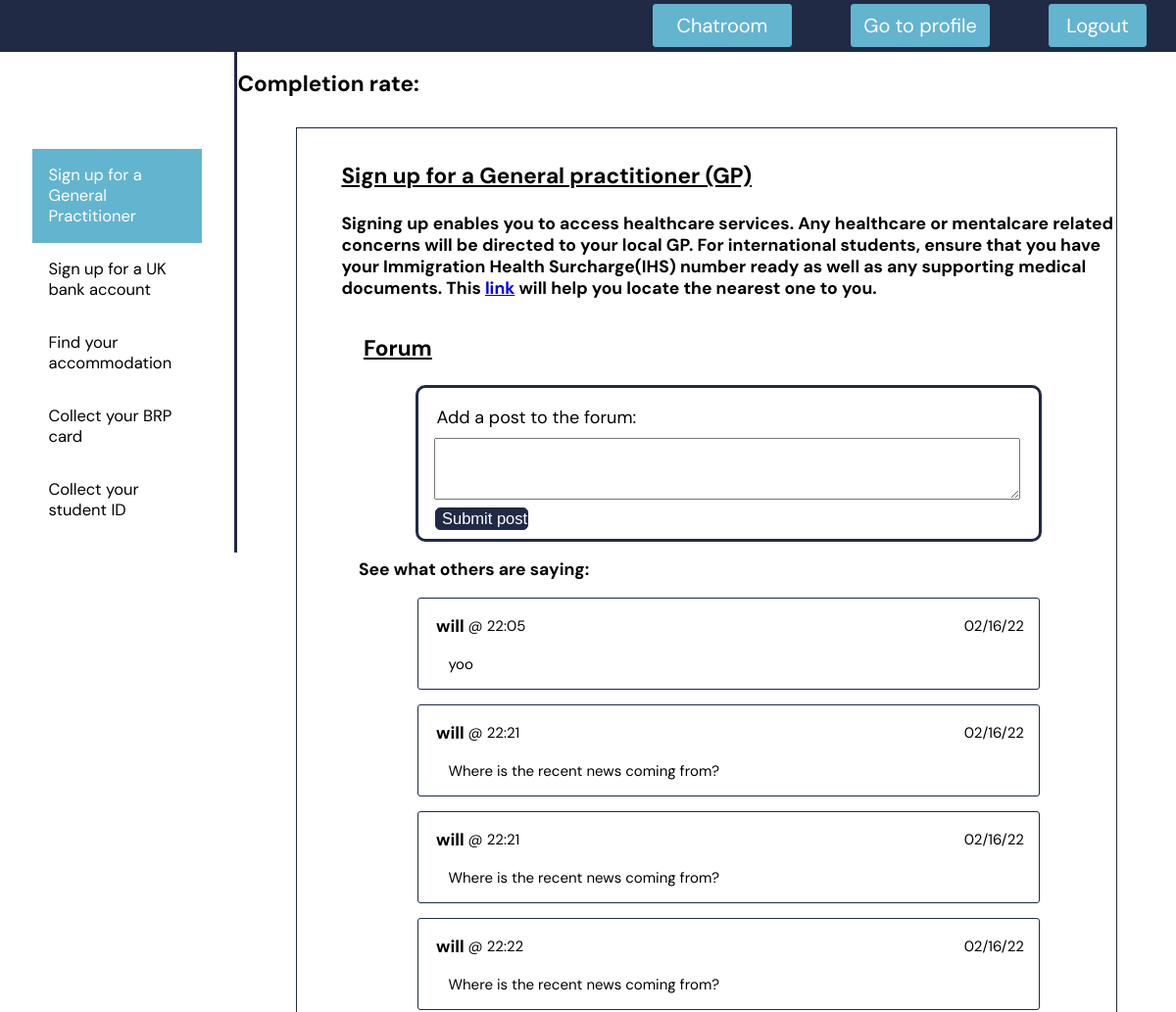
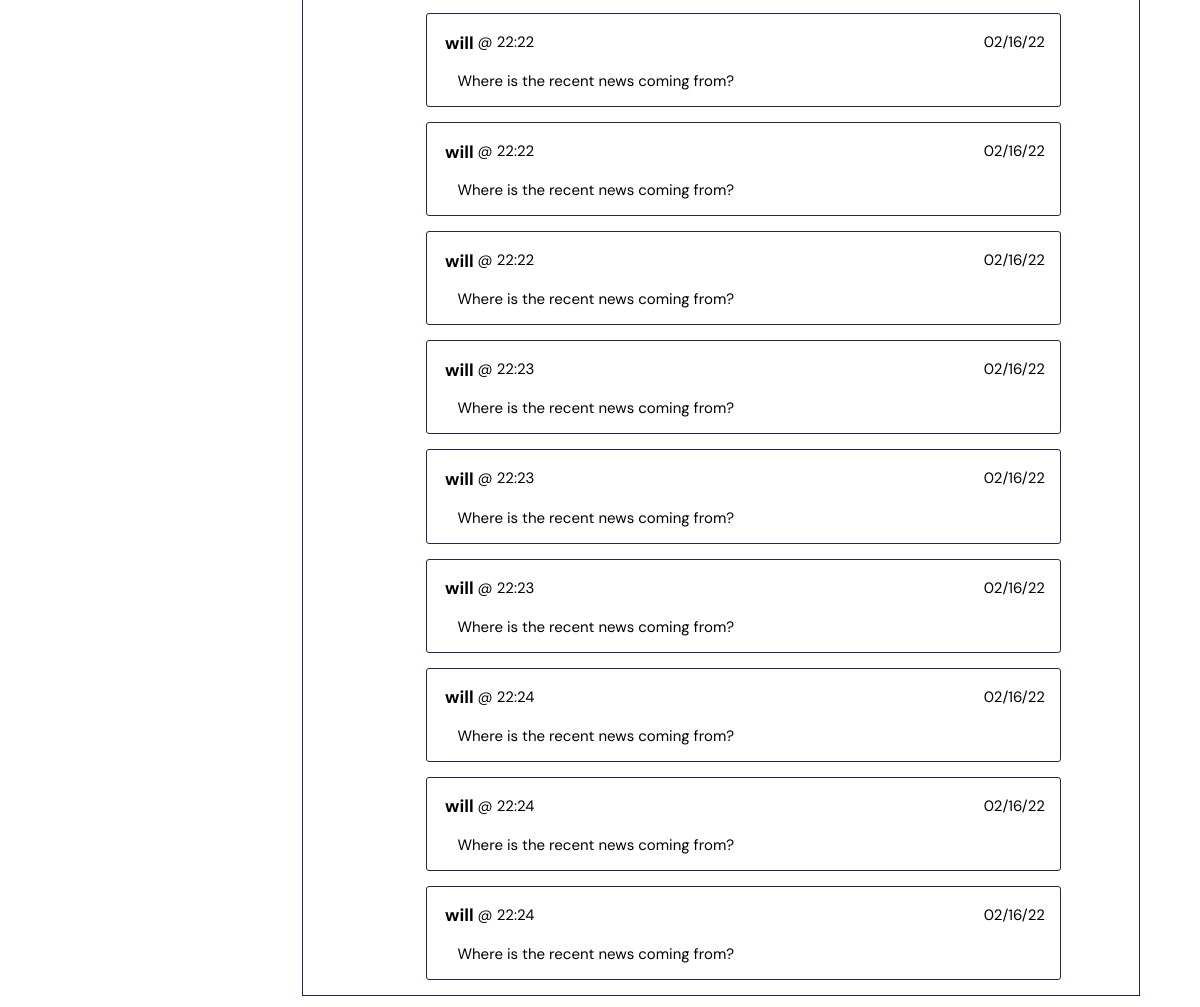
Page /homepage.php on the earlier database version (2 pictures, top to bottom).
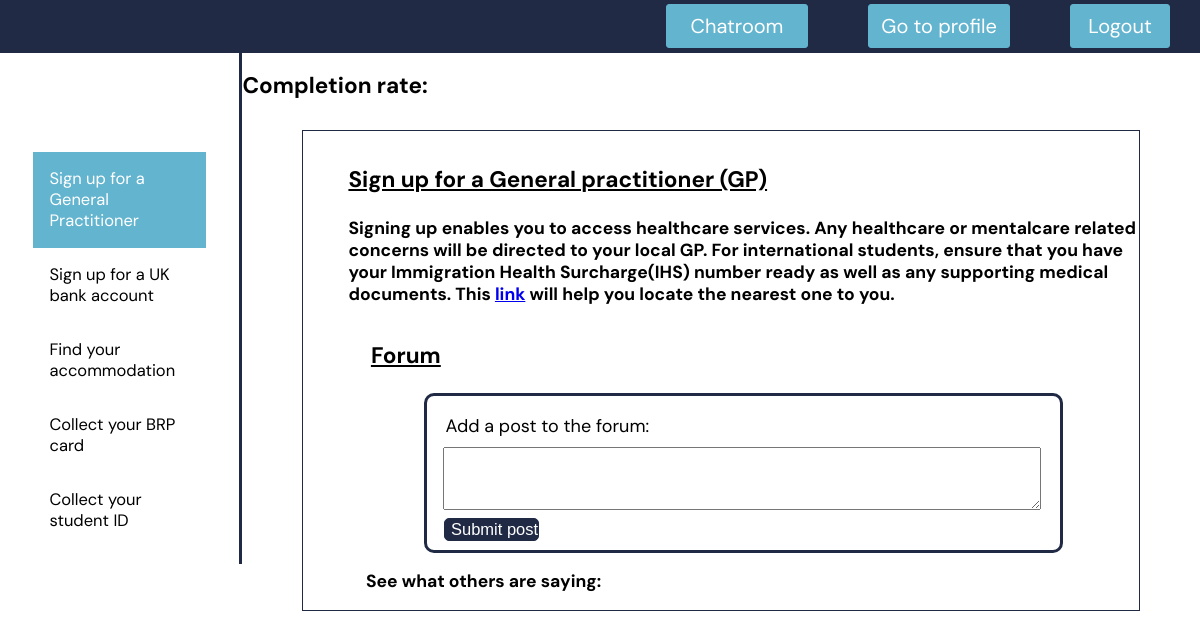
Same page on the later database version.
### tables this page shows
CREATE TABLE `chat_log` (
  `chat_id` int NOT NULL,
  `user_id` int NOT NULL,
  `category` varchar(50) NOT NULL,
  `username` varchar(50) NOT NULL,
  `log_date` datetime NOT NULL DEFAULT CURRENT_TIMESTAMP,
  `text_content` varchar(1023) DEFAULT NULL,
  `reply_to` int DEFAULT NULL
);

### homepage.php (the view, shortened to what this page needs)
<?php
require("config.php");
function get_forum($category) {
	global $host, $username_db, $password, $db_name;
	$pdo_get_forum = new PDO("mysql:host=$host;dbname=" . $db_name . "", $username_db, $password);
	$pdo_get_forum->setAttribute(PDO::ATTR_ERRMODE, PDO::ERRMODE_WARNING);
	$sql_get_forum = "SELECT username, log_date, text_content FROM chat_log WHERE category = :category";
	$stmt_get_forum = $pdo_get_forum->prepare($sql_get_forum);
	$stmt_get_forum->execute(['category' => $category]);
	$stmt_get_forum->setFetchMode(PDO::FETCH_ASSOC);
	$data = $stmt_get_forum->fetchAll();
	$forum_posts = "";
	foreach ($data as $row) {
		$username_from_db = $row["username"];
		$log_date_from_db = $row["log_date"];
		$text_content_from_db = $row["text_content"];
		$log_time = substr($log_date_from_db, 11, 5);
		$log_date = substr($log_date_from_db, 5, 2) ."/". substr($log_date_from_db, 8, 2) ."/". substr($log_date_from_db, 2, 2);
		$html_forum_box = "
		<div class='forum_box'>
			<div class='forum_box_details'>
				<h3>$username_from_db</h3>
				<p>&nbsp@ $log_time</p>
				<p class='date'>$log_date</p>
			</div>
			<p class='text_content'>$text_content_from_db</p>
		</div>";
		$forum_posts .= $html_forum_box;
	}
	return $forum_posts;
}
?>
<!DOCTYPE html>
<html lang="en">
<head>
	<link rel="stylesheet" type="text/css" href="styling/styling.css">
</head>
<body onload="open_content('gp_signup');">
	<div id="main">
		<div id="navbar">
			<form method="post" id="logout_form">
				<input id="logout_button" type="submit" name="logout_button" value="Logout">
			</form>
			<a id="profile_page_link" href="profile_page.php">Go to profile</a>
			<a id="chat_room_link" href="chat_room.php">Chatroom</a>
		</div>
		<div id="main_content" class="main_home">
			<div id="navigation_pane">
				<ul>
					<li id="gp_signup" style="margin-top: 6em;">
						<a onclick="open_content('gp_signup')">
							Sign up for a General Practitioner
						</a>
					</li>
					<li id="bank_signup">
						<a onclick="open_content('bank_signup')">
							Sign up for a UK bank account
						</a>
					</li>
					<li id="find_accommodation">
						<a onclick="open_content('find_accommodation')">
							Find your accommodation
						</a>
					</li>
					<li id="BRP_card_collection">
						<a onclick="open_content('BRP_card_collection')">
							Collect your BRP card
						</a>
					</li>
					<li id="student_id">
						<a onclick="open_content('student_id')">
							Collect your student ID
						</a>
					</li>
				</ul>
			</div>
			<div id="current_content">
				<div id="completion_section">
					<h2>Completion rate:</h2>
				</div>
				<div id="gp_signup_content" class="info" style="display:none;">
					<h2>Sign up for a General practitioner (GP)</h2>
					<h3>Signing up enables you to access healthcare services. Any healthcare or mentalcare related concerns will be directed to your local GP.  For international students, ensure that you have your Immigration Health Surcharge(IHS) number ready as well as any supporting medical documents. This <a href="https://www.nhs.uk/service-search/find-a-gp">link</a> will help you locate the nearest one to you.</h3>
					<div id="gp_forum" class="forum">
						<h2>Forum</h2>
						<form method="post">
							<label for="text_box">Add a post to the forum:</label>
							<textarea name="text_box" type="text" id="text_box"></textarea>
							<input type="submit" name="add_forum_post_gp" value="Submit post">
						</form>
						<h3 class="forum_h3">See what others are saying:</h3>
						<div class="forum_section">
							<?php
							echo get_forum("gp");
							?>
						</div>
					</div>
				</div>
			</div>
		</div>
	</div>
</body>
</html>

### styling/styling.css (style rules this page uses)
:root { --grey: #343434; --dark_blue: #202A45; --light_blue: #63B4CF; --white: #FFFFFF; }
body { font-family: "DM Sans", sans-serif; font-size: 15px; margin: 0px; }
#navbar { position: sticky; top: 0px; left: 0px; width: 100%; height: 3.5em; background-color: var(--dark_blue); z-index: 1; }
#navbar #login_button, #navbar #logout_button, #homepage_link, #profile_page_link, #chat_room_link { position: relative; float: right; margin: 0.2em 1.5em; width: 5em; height: 80%; font-family: "DM Sans", sans-serif; font-size: 20px; background-color: var(--light_blue); color: white; border: 1px solid var(--light_blue); border-radius: 3px; cursor: pointer; }
#navbar #logout_button { height: 2.2em; }
#profile_page_link { display: inline-flex; align-items: center; justify-content: space-around; text-decoration: none; width: 7em; }
#main_content { margin: 0em; }
.main_home { display: flex; flex-direction: row; }
#navigation_pane { position: sticky; width: 20%; height: 100%; border-right: 3px solid var(--dark_blue); font-size: 1.1em; }
#navigation_pane ul { position: relative; margin-top: 0em; list-style: none; padding-left: 0em; }
#navigation_pane li { margin: 0em 2em; padding: 1em; }
#navigation_pane ul li a { cursor: pointer; }
#current_content { width: 80%; }
#current_content .info { padding-left: 3em; }
#current_content .info h2 { padding-bottom: 0.2em; text-decoration: underline; }
.info { margin: 2em 4em 4em 4em; padding: 1em 0em 0em 0em; border: 0.1em solid var(--dark_blue); }
.forum { display: flex; flex-direction: column; }
.forum h2 { margin-left: 1em; text-decoration: none; }
.forum form { border: 3px solid var(--dark_blue); border-radius: 10px; width: 80%; display: flex; flex-direction: column; margin-left: auto; margin-right: auto; }
.forum form label { font-size: 1.2em; margin: 1em 1em 0.5em 1em; }
.forum form textarea { width: 90%; margin: 0em 1.2em; padding: 1em; font-family: "DM Sans", sans-serif; }
.forum form input[type=submit] { width: 15%; margin: 0.5em 1em; font-size: 1.1em; background-color: var(--dark_blue); border: 1px solid var(--dark_blue); border-radius: 5px; color: white; }
.forum_h3 { float: left; margin-left: 1em; }
#chat_room_link, #homepage_link { display: inline-flex; align-items: center; justify-content: space-around; text-decoration: none; width: 7em; color: white; }
.forum_section { display: flex; flex-direction: column; align-items: center; justify-content: space-around; }
.forum_box { border: 1px solid var(--dark_blue); margin-bottom: 1em; border-radius: 3px; width: 80%; }
.forum_box_details { width: 100%; display: flex; flex-direction: row; }
.forum_box_details p { padding-top: 0.2em; }
.forum_box .date { order: 2; margin-left: auto; margin-right: 1em; }
.forum_box h3 { margin-left: 1em; }
.forum_box .text_content { margin-top: 0; margin-left: 2em; }

Differences in the rows shown:
no longer on this page (row edited): chat_log: username "will", log_date "22:05", log_date "02/16/22", text_content "yoo"
no longer on this page (row edited): chat_log: username "will", log_date "22:21", log_date "02/16/22", text_content "Where is the recent news coming from?"
no longer on this page (row edited): chat_log: username "will", log_date "22:21", log_date "02/16/22", text_content "Where is the recent news coming from?"
removed chat_log: username "will", log_date "22:22", log_date "02/16/22", text_content "Where is the recent news coming from?"
removed chat_log: username "will", log_date "22:22", log_date "02/16/22", text_content "Where is the recent news coming from?"
removed chat_log: username "will", log_date "22:22", log_date "02/16/22", text_content "Where is the recent news coming from?"
removed chat_log: username "will", log_date "22:22", log_date "02/16/22", text_content "Where is the recent news coming from?"
removed chat_log: username "will", log_date "22:23", log_date "02/16/22", text_content "Where is the recent news coming from?"
removed chat_log: username "will", log_date "22:23", log_date "02/16/22", text_content "Where is the recent news coming from?"
removed chat_log: username "will", log_date "22:23", log_date "02/16/22", text_content "Where is the recent news coming from?"
removed chat_log: username "will", log_date "22:24", log_date "02/16/22", text_content "Where is the recent news coming from?"
removed chat_log: username "will", log_date "22:24", log_date "02/16/22", text_content "Where is the recent news coming from?"
removed chat_log: username "will", log_date "22:24", log_date "02/16/22", text_content "Where is the recent news coming from?"
